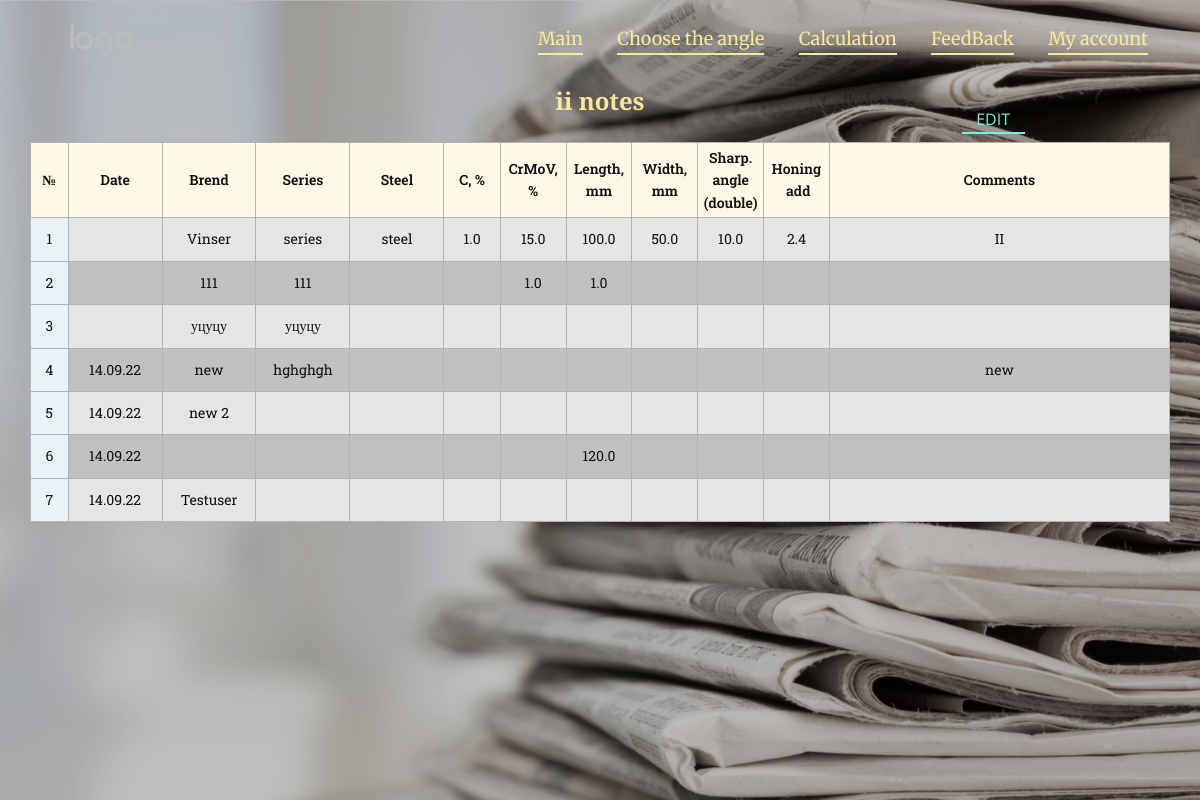
The app's page /account_table (signed in) with its own data.
### stay_sharp/models.py (models this page shows, shortened)
class Account_table(models.Model):
    date = models.DateField(blank=True, null=True, auto_now_add=True,)
    brend = models.CharField(max_length=30, blank=True, null=True, default='')
    series = models.CharField(max_length=30, blank=True, null=True, default='')
    steel = models.CharField(max_length=20, blank=True, null=True, default='')
    carbon = models.FloatField(validators=[MinValueValidator(0), MaxValueValidator(6)], blank=True, null=True, default='')
    CrMoV = models.FloatField(validators=[MinValueValidator(0), MaxValueValidator(50)], blank=True, null=True, default='')
    length = models.FloatField(validators=[MinValueValidator(0), MaxValueValidator(500)], blank=True, null=True, default='')
    width = models.FloatField(validators=[MinValueValidator(0), MaxValueValidator(60)], blank=True, null=True, default='')
    grinding_angle = models.FloatField(validators=[MinValueValidator(0), MaxValueValidator(40)], blank=True, null=True, default='')
    honing_add = models.FloatField(blank=True, null=True, default='')
    comments = models.TextField(blank=True, null=True, default='')
    user = models.ForeignKey(settings.AUTH_USER_MODEL, on_delete=models.CASCADE, default=get_superuser)

### stay_sharp/views.py (the view)
# urls.py: path('account_table', views.Account_tableView.as_view(), name='account_table'),
class Account_tableView(TemplateView):
    template_name = 'Account-table.html'
    def get(self, request, *args, **kwargs):
        user = request.user
        if user and user.is_active:
            context = self.get_context_data(**kwargs)
            context['my_knifes'] = Account_table.objects.filter(user=user)
            return self.render_to_response(context)

### templates/Account-table.html (shortened to what this page needs)
{% extends 'Base.html' %}
{% load static %}
{% block static_main %}
    <link rel="stylesheet" href="{% static 'css/stay_sharp/Account-table.css' %}" media="screen">
{% endblock %}
{% block section1 %}
    <section
            class="skrollable u-align-center u-clearfix u-hidden-xs u-image u-lightbox u-parallax u-shading u-section-1"
            id="account_table" data-image-width="1435" data-image-height="1000">
        <div class="u-clearfix u-sheet u-sheet-1">
            <h4 class="u-text u-text-palette-3-light-2 u-text-1">{{ user.username }} notes</h4>
            <a href="{% url 'account_table_edit' %}"
               class="infinite u-active-none u-border-2 u-border-active-palette-4-light-2 u-border-hover-palette-2-base u-border-palette-4-light-1 u-btn u-button-style u-hover-none u-none u-text-active-palette-4-light-2 u-text-hover-palette-2-base u-text-palette-4-light-1 u-btn-1">Edit</a>
            <div class="u-align-left-md u-align-left-sm u-align-left-xs u-expanded-width-lg u-expanded-width-md u-expanded-width-sm u-expanded-width-xl u-expanded-width-xs u-table u-table-responsive u-table-1"
                 data-animation-name="" data-animation-duration="0" data-animation-delay="0"
                 data-animation-direction="">
                <table class="u-table-entity u-table-entity-1">
                    <colgroup>
                        <col width="3.3%">
                        <col width="8.25%">
                        <col width="8.25%">
                        <col width="8.25%">
                        <col width="8.25%">
                        <col width="4.95%">
                        <col width="5.78%">
                        <col width="5.78%">
                        <col width="5.78%">
                        <col width="5.78%">
                        <col width="5.78%">
                        <col width="33.17%">
                    </colgroup>
                    <thead class="u-align-center u-custom-font u-font-roboto-slab u-palette-3-light-3 u-table-header u-table-valign-middle u-table-header-1">
                    <tr style="height: 75px;">
                        <th class="u-border-1 u-border-grey-30 u-custom-font u-font-roboto-slab u-table-cell u-table-cell-1">
                            №
                        </th>
                        <th class="u-border-1 u-border-grey-30 u-custom-font u-font-roboto-slab u-table-cell u-table-cell-2">
                            Date
                        </th>
                        <th class="u-border-1 u-border-grey-30 u-custom-font u-font-roboto-slab u-table-cell u-table-cell-3">
                            Brend
                        </th>
                        <th class="u-border-1 u-border-grey-30 u-custom-font u-font-roboto-slab u-table-cell u-table-cell-4">
                            Series
                        </th>
                        <th class="u-border-1 u-border-grey-30 u-custom-font u-font-roboto-slab u-table-cell u-table-cell-5">
                            Steel
                        </th>
                        <th class="u-border-1 u-border-grey-30 u-custom-font u-font-roboto-slab u-table-cell u-table-cell-6">
                            C, %
                        </th>
                        <th class="u-border-1 u-border-grey-30 u-custom-font u-font-roboto-slab u-table-cell u-table-cell-7">
                            CrMoV, %
                        </th>
                        <th class="u-border-1 u-border-grey-30 u-custom-font u-font-roboto-slab u-table-cell u-table-cell-8">
                            Length, mm
                        </th>
                        <th class="u-border-1 u-border-grey-30 u-custom-font u-font-roboto-slab u-table-cell u-table-cell-9">
                            Width, mm
                        </th>
                        <th class="u-border-1 u-border-grey-30 u-custom-font u-font-roboto-slab u-table-cell u-table-cell-10">
                            Sharp. angle (double)
                        </th>
                        <th class="u-border-1 u-border-grey-30 u-custom-font u-font-roboto-slab u-table-cell u-table-cell-11">
                            Honing<br>&nbsp;add
                        </th>
                        <th class="u-border-1 u-border-grey-30 u-custom-font u-font-roboto-slab u-table-cell u-table-cell-12">
                            Comments
                        </th>
                    </tr>
                    </thead>
                    <tbody class="u-align-center u-custom-font u-font-roboto-slab u-grey-10 u-table-alt-grey-25 u-table-body u-table-body-1">
                    {% for my_knife in my_knifes %}
                        <tr style="height: 31px;">
                            <td class="u-border-1 u-border-grey-30 u-first-column u-palette-1-light-3 u-table-cell">{{ forloop.counter }}</td>
                            <td class="u-border-1 u-border-grey-30 u-table-cell">{{ my_knife.date|date:"j.m.y" }}</td>
                            <td class="u-border-1 u-border-grey-30 u-table-cell u-table-cell-15">{{ my_knife.brend|default_if_none:'' }}</td>
                            <td class="u-border-1 u-border-grey-30 u-table-cell u-table-cell-16">{{ my_knife.series|default_if_none:'' }}</td>
                            <td class="u-border-1 u-border-grey-30 u-table-cell u-table-cell-17">{{ my_knife.steel|default_if_none:'' }}</td>
                            <td class="u-border-1 u-border-grey-30 u-table-cell u-table-cell-18">{{ my_knife.carbon|default_if_none:'' }}</td>
                            <td class="u-border-1 u-border-grey-30 u-table-cell u-table-cell-19">{{ my_knife.CrMoV|default_if_none:'' }}</td>
                            <td class="u-border-1 u-border-grey-30 u-table-cell u-table-cell-20">{{ my_knife.length|default_if_none:'' }}</td>
                            <td class="u-border-1 u-border-grey-30 u-table-cell u-table-cell-21">{{ my_knife.width|default_if_none:'' }}</td>
                            <td class="u-border-1 u-border-grey-30 u-table-cell u-table-cell-22">{{ my_knife.grinding_angle|default_if_none:'' }}</td>
                            <td class="u-border-1 u-border-grey-30 u-table-cell u-table-cell-23">{{ my_knife.honing_add|default_if_none:'' }}</td>
                            <td class="u-border-1 u-border-grey-30 u-table-cell u-table-cell-24">{{ my_knife.comments|default_if_none:'' }}</td>
                        </tr>
                    {% endfor %}
                    </tbody>
                </table>
            </div>
        </div>
    </section>
{% endblock %}

### static/css/stay_sharp/Account-table.css (style rules this page uses)
.u-section-1 { background-image: linear-gradient(0deg, rgba(0,0,0,0.25), rgba(0,0,0,0.25)), url("/static/images/stay_sharp/317024594-01.jpeg"); }
.u-section-1 .u-sheet-1 { min-height: 100vh; }
.u-section-1 .u-text-1 { font-weight: 700; width: 259px; margin: 92px auto 0; }
.u-section-1 .u-btn-1 { border-style: none none solid; text-transform: uppercase; font-weight: normal; margin: -10px 145px 0 auto; padding: 0 15px 0 14px; }
.u-section-1 .u-table-1 { background-image: none; width: 1217px; margin: 10px auto 60px 0; }
.u-section-1 .u-table-entity-1 { min-height: 100px; }
.u-section-1 .u-table-header-1 { background-image: none; font-size: 0.875rem; font-weight: 600; }
.u-section-1 .u-table-cell-1 { font-weight: 600; padding: 0 2px; }
.u-section-1 .u-table-cell-2 { font-weight: 600; padding: 0 2px; }
.u-section-1 .u-table-cell-3 { font-weight: 600; padding: 0 2px; }
.u-section-1 .u-table-cell-4 { font-weight: 600; padding: 0 2px; }
.u-section-1 .u-table-cell-5 { font-weight: 600; padding: 0 2px; }
.u-section-1 .u-table-cell-6 { font-weight: 600; padding: 0 2px; }
.u-section-1 .u-table-cell-7 { font-weight: 600; padding: 0 2px; }
.u-section-1 .u-table-cell-8 { font-weight: 600; padding: 0 2px; }
.u-section-1 .u-table-cell-9 { font-weight: 600; padding: 0 2px; }
.u-section-1 .u-table-cell-10 { font-weight: 600; padding: 0 2px; }
.u-section-1 .u-table-cell-11 { font-weight: 600; padding: 0 2px; }
.u-section-1 .u-table-cell-12 { font-weight: 600; padding: 0 2px; }
.u-section-1 .u-table-body-1 { background-image: none; font-size: 0.875rem; }
.u-section-1 .u-table-cell-15 { padding: 0 2px; }
.u-section-1 .u-table-cell-16 { padding: 0 2px; }
.u-section-1 .u-table-cell-17 { padding: 0 2px; }
.u-section-1 .u-table-cell-18 { padding: 0 2px; }
.u-section-1 .u-table-cell-19 { padding: 0 2px; }
.u-section-1 .u-table-cell-20 { padding: 0 2px; }
.u-section-1 .u-table-cell-21 { padding: 0 2px; }
.u-section-1 .u-table-cell-22 { padding: 0 2px; }
.u-section-1 .u-table-cell-23 { padding: 0 2px; }
.u-section-1 .u-table-cell-24 { padding: 0 2px; }
@media (max-width: 1399px) { .u-section-1 { background-position: 50% 50%; } }
@media (max-width: 1399px) { .u-section-1 .u-text-1 { width: 411px; margin-top: 87px; } }
@media (max-width: 1399px) { .u-section-1 .u-btn-1 { margin-top: -9px; --animation-custom_in-rotate: 180deg; --animation-custom_in-scale: 1; } }
@media (max-width: 1399px) { .u-section-1 .u-table-1 { margin-top: 8px; margin-right: initial; margin-left: initial; width: auto; } }
@media (max-width: 1399px) { .u-section-1 .u-table-body-1 { font-weight: normal; } }

### records on screen
Account_table: brend "Vinser", series "series", steel "steel", carbon "1.0", CrMoV "15.0", length "100.0", width "50.0", grinding_angle "10.0", honing_add "2.4", comments "II"
Account_table: brend "111", series "111", CrMoV "1.0", length "1.0"
Account_table: brend "уцуцу", series "уцуцу"
Account_table: date "14.09.22", brend "new", series "hghghgh", comments "new"
Account_table: date "14.09.22", brend "new 2"
Account_table: date "14.09.22", length "120.0"
Account_table: date "14.09.22", brend "Testuser"

### other values on screen
{{ user.username }} "ii"
